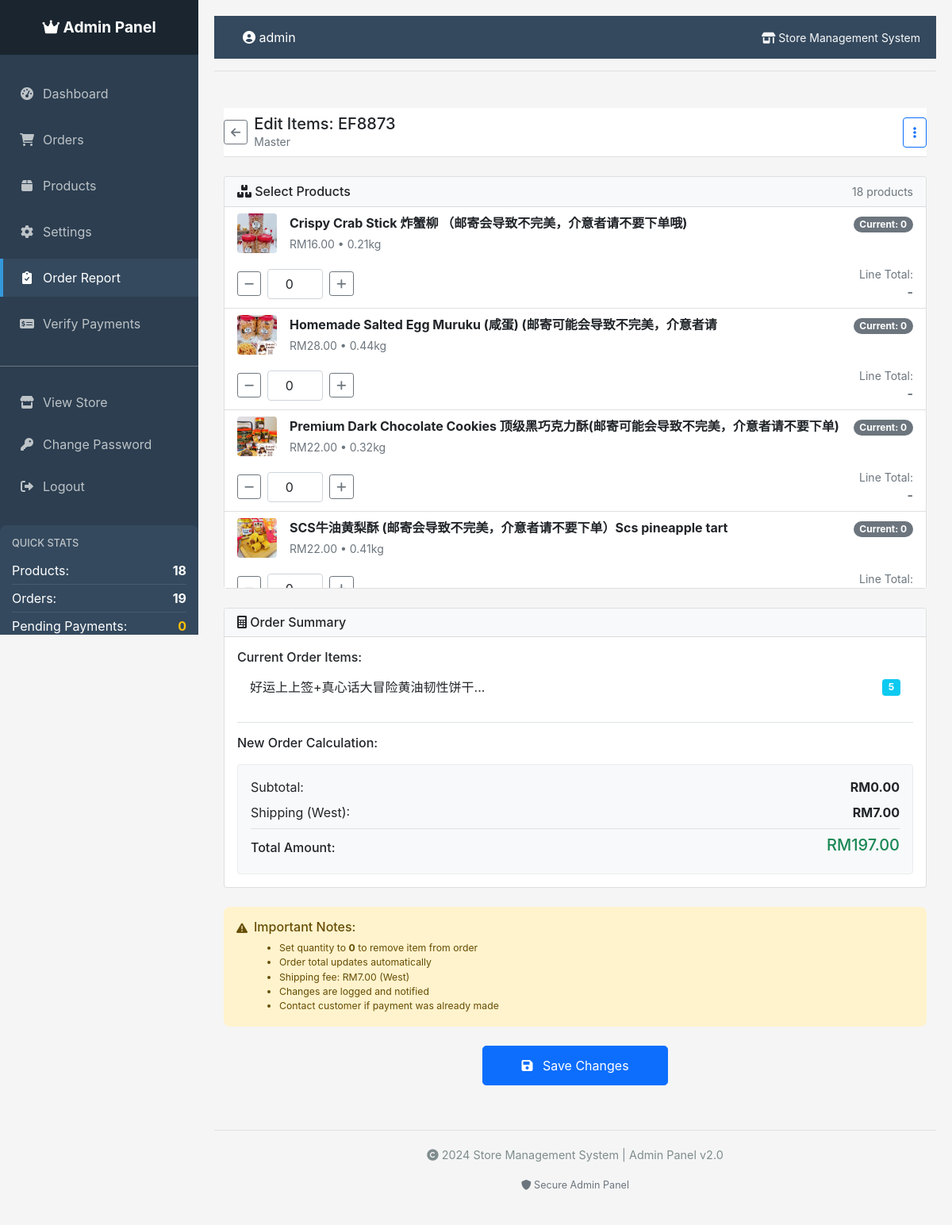
Page /admin/orders/edit_items/EF8873 (signed in) on the committed database.
### tables this page shows
CREATE TABLE orders (
            id INTEGER PRIMARY KEY AUTOINCREMENT,
            order_id TEXT UNIQUE NOT NULL,
            customer_name TEXT NOT NULL,
            total_price REAL NOT NULL,
            shipping_fee REAL NOT NULL,
            address TEXT NOT NULL,
            postcode TEXT NOT NULL,
            state TEXT NOT NULL,
            region TEXT NOT NULL,
            status TEXT DEFAULT 'pending',
            created_at TIMESTAMP DEFAULT CURRENT_TIMESTAMP
        , contact_number TEXT, payment_method TEXT, payment_status TEXT DEFAULT "pending", payment_receipt TEXT, payment_verified BOOLEAN DEFAULT 0, payment_verified_at TIMESTAMP, payment_verified_by TEXT, tracking_number TEXT, updated_at TIMESTAMP);

CREATE TABLE products (
            id INTEGER PRIMARY KEY AUTOINCREMENT,
            name TEXT NOT NULL,
            price REAL NOT NULL,
            weight REAL NOT NULL,
            created_at TIMESTAMP DEFAULT CURRENT_TIMESTAMP
        , image_url TEXT);

CREATE TABLE order_items (
            id INTEGER PRIMARY KEY AUTOINCREMENT,
            order_id TEXT NOT NULL,
            product_id INTEGER NOT NULL,
            product_name TEXT NOT NULL,
            quantity INTEGER NOT NULL,
            price REAL NOT NULL,
            weight REAL NOT NULL,
            FOREIGN KEY (order_id) REFERENCES orders (order_id),
            FOREIGN KEY (product_id) REFERENCES products (id)
        );

### app.py (the view, shortened to what this page needs)
@app.route('/admin/orders/edit_items/<order_id>', methods=['GET', 'POST'])
@admin_required
def edit_order_items(order_id):
    order = g.conn.execute('SELECT * FROM orders WHERE order_id = ?', (order_id,)).fetchone()
    if not order:
        return redirect(url_for('admin_orders'))
    current_items = g.conn.execute(
        'SELECT oi.*, p.image_url FROM order_items oi '
        'LEFT JOIN products p ON oi.product_id = p.id '
        'WHERE oi.order_id = ?',
        (order_id,)
    ).fetchall()
    products = g.conn.execute('SELECT * FROM products ORDER BY name').fetchall()
    return render_template('edit_order_items.html',
                         order=order,
                         current_items=current_items,
                         products=products)

### templates/edit_order_items.html (shortened to what this page needs)
{% extends "admin_base.html" %}
{% block content %}
<div class="container-fluid py-3">
    <div class="d-flex justify-content-between align-items-center mb-4 sticky-top bg-white py-2 border-bottom" style="z-index: 1020;">
        <div class="d-flex align-items-center">
            <a href="{{ url_for('order_details', order_id=order.order_id) }}"
               class="btn btn-sm btn-outline-secondary me-2">
                <i class="fas fa-arrow-left"></i>
            </a>
            <div>
                <h1 class="h5 mb-0">Edit Items: {{ order.order_id }}</h1>
                <p class="text-muted small mb-0">{{ order.customer_name }}</p>
            </div>
        </div>
        <div class="dropdown">
            <button class="btn btn-outline-primary" type="button" id="mobileActionMenu" data-bs-toggle="dropdown" aria-expanded="false">
                <i class="fas fa-ellipsis-v"></i>
            </button>
        </div>
    </div>
    <form method="POST" id="editOrderForm">
        <div class="card mb-4">
            <div class="card-header bg-light py-2">
                <div class="d-flex justify-content-between align-items-center">
                    <h6 class="mb-0">
                        <i class="fas fa-boxes"></i> Select Products
                    </h6>
                    <small class="text-muted">{{ products|length }} products</small>
                </div>
            </div>
            <div class="card-body p-0">
                <div class="list-group list-group-flush">
                    {% for product in products %}
                    {% set current_qty = namespace(value=0) %}
                    {% for item in current_items %}
                        {% if item.product_id == product.id %}
                            {% set current_qty.value = item.quantity %}
                        {% endif %}
                    {% endfor %}
                    <div class="list-group-item" data-product-id="{{ product.id }}">
                        <div class="d-flex align-items-start gap-3 mb-2">
                            {% if product.image_url %}
                            <div class="flex-shrink-0">
                                <img src="{{ url_for('static', filename='product_images/' + product.image_url) }}"
                                     alt="{{ product.name }}"
                                     class="rounded"
                                     style="width: 50px; height: 50px; object-fit: cover;">
                            </div>
                            {% endif %}
                            <div class="flex-grow-1">
                                <div class="d-flex justify-content-between align-items-start">
                                    <div>
                                        <strong>{{ product.name }}</strong>
                                        <div class="small text-muted mt-1">
                                            RM{{ "%.2f"|format(product.price) }} • {{ product.weight }}kg
                                        </div>
                                    </div>
                                    <div class="text-end">
                                        <span class="badge bg-{% if current_qty.value > 0 %}info{% else %}secondary{% endif %} rounded-pill">
                                            Current: {{ current_qty.value }}
                                        </span>
                                    </div>
                                </div>
                            </div>
                        </div>
                        <div class="d-flex justify-content-between align-items-center mt-3">
                            <div class="d-flex align-items-center gap-2">
                                <button type="button"
                                        class="btn btn-sm btn-outline-secondary quantity-btn"
                                        onclick="adjustQuantity({{ product.id }}, -1)">
                                    <i class="fas fa-minus"></i>
                                </button>
                                <input type="number"
                                       name="quantity_{{ product.id }}"
                                       id="qty_{{ product.id }}"
                                       value="{{ current_qty.value }}"
                                       min="0"
                                       max="100"
                                       class="form-control text-center quantity-input"
                                       style="width: 70px;"
                                       onchange="updateLineTotal({{ product.id }}, {{ product.price }})">
                                <button type="button"
                                        class="btn btn-sm btn-outline-secondary quantity-btn"
                                        onclick="adjustQuantity({{ product.id }}, 1)">
                                    <i class="fas fa-plus"></i>
                                </button>
                            </div>
                            <div class="text-end">
                                <div class="small text-muted">Line Total:</div>
                                <strong id="line_total_{{ product.id }}" class="text-success">
                                    {% if current_qty.value > 0 %}
                                    RM{{ "%.2f"|format(product.price * current_qty.value) }}
                                    {% else %}
                                    <span class="text-muted">-</span>
                                    {% endif %}
                                </strong>
                            </div>
                        </div>
                    </div>
                    {% endfor %}
                </div>
            </div>
        </div>
        <div class="card mb-4">
            <div class="card-header bg-light py-2">
                <h6 class="mb-0">
                    <i class="fas fa-calculator"></i> Order Summary
                </h6>
            </div>
            <div class="card-body">
                <div class="mb-4">
                    <h6 class="mb-2">Current Order Items:</h6>
                    {% if current_items %}
                    <div class="list-group list-group-flush">
                        {% for item in current_items %}
                        <div class="list-group-item d-flex justify-content-between align-items-center py-2">
                            <span>{{ item.product_name|truncate(25) }}</span>
                            <span class="badge bg-info">{{ item.quantity }}</span>
                        </div>
                        {% endfor %}
                    </div>
                    {% else %}
                    <div class="alert alert-warning py-2 mb-0">
                        <i class="fas fa-exclamation-triangle"></i> No items in current order
                    </div>
                    {% endif %}
                </div>
                <div class="border-top pt-3">
                    <h6 class="mb-3">New Order Calculation:</h6>
                    <div class="bg-light rounded p-3">
                        <div class="d-flex justify-content-between align-items-center mb-2">
                            <span>Subtotal:</span>
                            <strong id="preview_subtotal">RM0.00</strong>
                        </div>
                        <div class="d-flex justify-content-between align-items-center mb-2">
                            <span>Shipping ({{ order.region|title }}):</span>
                            <strong>RM{{ "%.2f"|format(order.shipping_fee) }}</strong>
                        </div>
                        <div class="d-flex justify-content-between align-items-center border-top pt-2 mt-2">
                            <span class="h6 mb-0">Total Amount:</span>
                            <strong class="h5 text-success" id="preview_total">
                                RM{{ "%.2f"|format(order.total_price) }}
                            </strong>
                        </div>
                    </div>
                </div>
            </div>
        </div>
        <div class="alert alert-warning mb-4">
            <div class="d-flex align-items-start gap-2">
                <i class="fas fa-exclamation-triangle mt-1"></i>
                <div>
                    <h6 class="mb-2">Important Notes:</h6>
                    <ul class="mb-0 small">
                        <li>Set quantity to <strong>0</strong> to remove item from order</li>
                        <li>Order total updates automatically</li>
                        <li>Shipping fee: RM{{ "%.2f"|format(order.shipping_fee) }} ({{ order.region|title }})</li>
                        <li>Changes are logged and notified</li>
                        <li>Contact customer if payment was already made</li>
                    </ul>
                </div>
            </div>
        </div>
        <div class="d-none d-md-block text-center mt-4">
            <button type="submit" class="btn btn-primary btn-lg px-5" id="desktopSaveBtn">
                <i class="fas fa-save me-2"></i> Save Changes
            </button>
        </div>
    </form>
</div>
{% endblock %}

### templates/admin_base.html (shortened to what this page needs)
<!DOCTYPE html>
<html lang="en">
<head>
    <link href="https://cdn.jsdelivr.net/npm/bootstrap@5.1.3/dist/css/bootstrap.min.css" rel="stylesheet">
    <link rel="stylesheet" href="https://cdnjs.cloudflare.com/ajax/libs/font-awesome/6.0.0/css/all.min.css">
</head>
<body>
    <div class="admin-container">
        <aside class="admin-sidebar" id="adminSidebar">
            <div class="sidebar-brand">
                <i class="fas fa-crown"></i> Admin Panel
            </div>
            <div class="sidebar-menu">
                <nav class="nav flex-column">
                    <a href="{{ url_for('admin_dashboard') }}"
                       class="nav-link {% if request.endpoint == 'admin_dashboard' %}active{% endif %}">
                        <i class="fas fa-tachometer-alt"></i> Dashboard
                    </a>
                    <a href="{{ url_for('admin_orders') }}"
                       class="nav-link {% if request.endpoint in ['admin_orders', 'order_details'] %}active{% endif %}">
                        <i class="fas fa-shopping-cart"></i> Orders
                    </a>
                    <a href="{{ url_for('admin_products') }}"
                       class="nav-link {% if request.endpoint in ['admin_products', 'add_product', 'edit_product'] %}active{% endif %}">
                        <i class="fas fa-box"></i> Products
                    </a>
                    <a href="{{ url_for('admin_settings') }}"
                       class="nav-link {% if request.endpoint == 'admin_settings' %}active{% endif %}">
                        <i class="fas fa-cog"></i> Settings
                    </a>
                    <a class="nav-link active" href="{{ url_for('reservation_report') }}">
                        <i class="fas fa-clipboard-check"></i> Order Report
                    </a>
                    <a class="nav-link" href="{{ url_for('admin_verify_payments') }}">
                        <i class="fas fa-money-check-alt"></i> Verify Payments
                    </a>
                    <div class="mt-4 pt-3 border-top border-secondary">
                        <a href="/" class="nav-link" target="_blank">
                            <i class="fas fa-store"></i> View Store
                        </a>
                        <a href="{{ url_for('change_password') }}" class="nav-link">
                            <i class="fas fa-key"></i> Change Password
                        </a>
                        <a href="{{ url_for('admin_logout') }}" class="nav-link">
                            <i class="fas fa-sign-out-alt"></i> Logout
                        </a>
                    </div>
                </nav>
                <div class="quick-stats">
                    <h6>Quick Stats</h6>
                    {% set stats = g.conn.execute('SELECT COUNT(*) as product_count FROM products').fetchone() %}
                    {% set order_stats = g.conn.execute('SELECT COUNT(*) as order_count FROM orders').fetchone() %}
                    {% set pending_stats = g.conn.execute('SELECT COUNT(*) as pending_count FROM orders WHERE payment_status = "pending_verification"').fetchone() %}
                    <div class="stat-item">
                        <span>Products:</span>
                        <strong>{{ stats['product_count'] if stats else 0 }}</strong>
                    </div>
                    <div class="stat-item">
                        <span>Orders:</span>
                        <strong>{{ order_stats['order_count'] if order_stats else 0 }}</strong>
                    </div>
                    <div class="stat-item">
                        <span>Pending Payments:</span>
                        <strong class="text-warning">{{ pending_stats['pending_count'] if pending_stats else 0 }}</strong>
                    </div>
                </div>
            </div>
        </aside>
        <main class="admin-main">
            <div class="admin-navbar">
                <div>
                    <span class="ms-3">
                        <i class="fas fa-user-circle"></i> {{ session.get('admin_username', 'Admin') }}
                    </span>
                </div>
                <div>
                    <small class="text-light">
                        <i class="fas fa-store-alt"></i> Store Management System
                    </small>
                </div>
            </div>
            <div class="content-header">
            </div>
            <div class="content-wrapper">
                {% block content %}{% endblock %}
            </div>
            <footer class="admin-footer">
                <p>
                    <i class="fas fa-copyright"></i> 2024 Store Management System | Admin Panel v2.0
                </p>
                <small class="text-muted">
                    <i class="fas fa-shield-alt"></i> Secure Admin Panel
                </small>
            </footer>
        </main>
    </div>
</body>
</html>

### rows in the picture
orders: get "admin", order_id "EF8873", customer_name "Master", region "West", shipping_fee "7.00", total_price "197.00"
products: image_url (picture), name "Crispy Crab Stick 炸蟹柳 （邮寄会导致不完美，介意者请不要下单哦)", price "16.00", weight "0.21", value "0", id "0"
products: image_url (picture), name "Homemade Salted Egg Muruku (咸蛋) (邮寄可能会导致不完美，介意者请", price "28.00", weight "0.44", value "0", id "0"
products: image_url (picture), name "Premium Dark Chocolate Cookies 顶级黑巧克力酥(邮寄可能会导致不完美，介意者请不要下单)", price "22.00", weight "0.32", value "0", id "0"
products: image_url (picture), name "SCS牛油黄梨酥 (邮寄会导致不完美，介意者请不要下单）Scs pineapple tart", price "22.00", weight "0.41", value "0", id "0"
order_items: product_name "好运上上签+真心话大冒险黄油韧性饼干...", quantity "5"

### other values in the picture
{{ stats['product_count'] if stats else 0 }} "18"
{{ order_stats['order_count'] if order_stats else 0 }} "19"
{{ pending_stats['pending_count'] if pending_stats else 0 }} "0"
{{ products|length }} "18"
